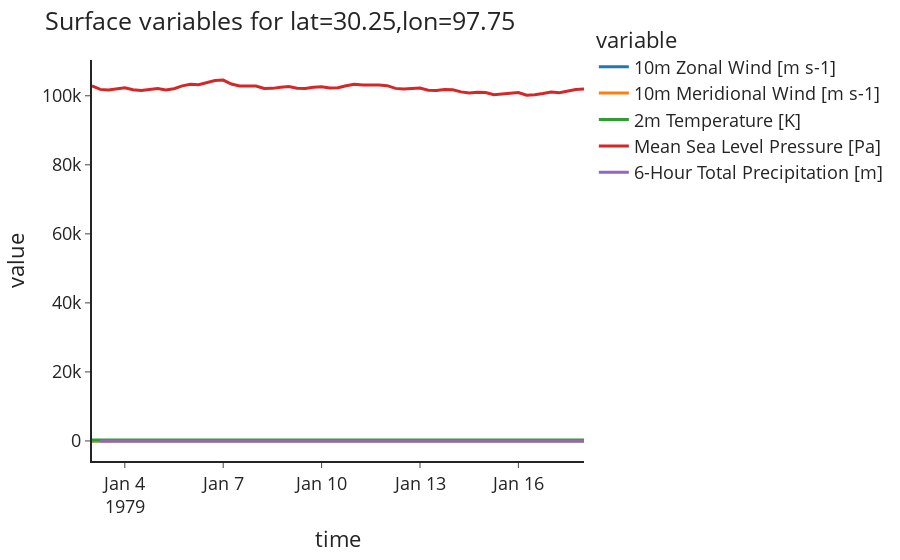

This figure's notebook cell:
### Code cell
fig = subset.to_pandas().drop(columns=['lat','lon']).rename(columns=name_map).plot(template='simple_white')
fig.update_traces(
    line_width=3
)
fig.update_layout(
    xaxis_linewidth = 2,
    yaxis_linewidth = 2,
    font_size = 18,
    # autosize=False,
    legend_orientation='v',
    legend_y=1.10,
    title=f'Surface variables for lat={lat},lon={lon}'
)
